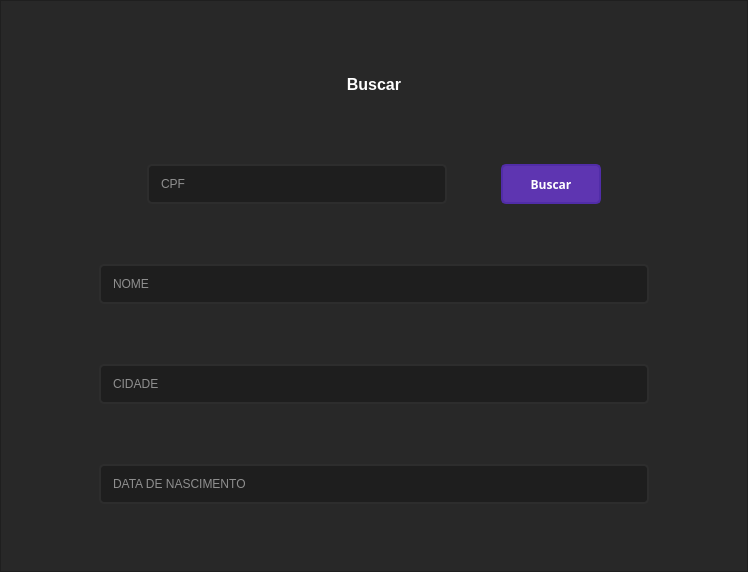
<?xml version="1.0" encoding="UTF-8"?>
<ui version="4.0">
 <class>SearchWindow</class>
 <widget class="QMainWindow" name="SearchWindow">
  <property name="geometry">
   <rect>
    <x>0</x>
    <y>0</y>
    <width>748</width>
    <height>572</height>
   </rect>
  </property>
  <property name="windowTitle">
   <string>MainWindow</string>
  </property>
  <property name="styleSheet">
   <string notr="true">QFrame {
	color: rgb(40, 40, 40)
}</string>
  </property>
  <widget class="QWidget" name="centralwidget">
   <layout class="QVBoxLayout" name="verticalLayout_2">
    <property name="spacing">
     <number>0</number>
    </property>
    <property name="leftMargin">
     <number>0</number>
    </property>
    <property name="topMargin">
     <number>0</number>
    </property>
    <property name="rightMargin">
     <number>0</number>
    </property>
    <property name="bottomMargin">
     <number>0</number>
    </property>
    <item>
     <widget class="QFrame" name="frame">
      <property name="styleSheet">
       <string notr="true">background-color: rgb(40, 40, 40);</string>
      </property>
      <property name="frameShape">
       <enum>QFrame::StyledPanel</enum>
      </property>
      <property name="frameShadow">
       <enum>QFrame::Raised</enum>
      </property>
      <layout class="QGridLayout" name="gridLayout">
       <item row="8" column="0">
        <widget class="QLineEdit" name="lineEditCityOut">
         <property name="enabled">
          <bool>false</bool>
         </property>
         <property name="sizePolicy">
          <sizepolicy hsizetype="Fixed" vsizetype="Fixed">
           <horstretch>0</horstretch>
           <verstretch>0</verstretch>
          </sizepolicy>
         </property>
         <property name="minimumSize">
          <size>
           <width>550</width>
           <height>40</height>
          </size>
         </property>
         <property name="cursor">
          <cursorShape>ArrowCursor</cursorShape>
         </property>
         <property name="styleSheet">
          <string notr="true">QLineEdit {border: 2px solid rgb(45, 45, 45);border-radius: 5px;padding: 10px;background-color: rgb(30, 30, 30);color: rgb(255, 255, 255);}
QLineEdit:hover {border: 2px solid rgb(55, 55, 55);}
QLineEdit:focus {border: 2px solid rgb(53, 97, 255);}</string>
         </property>
         <property name="maxLength">
          <number>60</number>
         </property>
         <property name="placeholderText">
          <string>CIDADE</string>
         </property>
        </widget>
       </item>
       <item row="9" column="0">
        <widget class="QLineEdit" name="lineEditDateOut">
         <property name="enabled">
          <bool>false</bool>
         </property>
         <property name="sizePolicy">
          <sizepolicy hsizetype="Fixed" vsizetype="Fixed">
           <horstretch>0</horstretch>
           <verstretch>0</verstretch>
          </sizepolicy>
         </property>
         <property name="minimumSize">
          <size>
           <width>550</width>
           <height>40</height>
          </size>
         </property>
         <property name="cursor">
          <cursorShape>ArrowCursor</cursorShape>
         </property>
         <property name="styleSheet">
          <string notr="true">QLineEdit {border: 2px solid rgb(45, 45, 45);border-radius: 5px;padding: 10px;background-color: rgb(30, 30, 30);color: rgb(255, 255, 255);}
QLineEdit:hover {border: 2px solid rgb(55, 55, 55);}
QLineEdit:focus {border: 2px solid rgb(53, 97, 255);}</string>
         </property>
         <property name="maxLength">
          <number>60</number>
         </property>
         <property name="placeholderText">
          <string>DATA DE NASCIMENTO</string>
         </property>
        </widget>
       </item>
       <item row="3" column="0">
        <layout class="QHBoxLayout" name="horizontalLayout">
         <item>
          <widget class="QLineEdit" name="lineEditCpfSearch">
           <property name="sizePolicy">
            <sizepolicy hsizetype="Fixed" vsizetype="Fixed">
             <horstretch>0</horstretch>
             <verstretch>0</verstretch>
            </sizepolicy>
           </property>
           <property name="minimumSize">
            <size>
             <width>300</width>
             <height>40</height>
            </size>
           </property>
           <property name="styleSheet">
            <string notr="true">QLineEdit {border: 2px solid rgb(45, 45, 45);border-radius: 5px;padding: 10px;background-color: rgb(30, 30, 30);color: rgb(255, 255, 255);}
QLineEdit:hover {border: 2px solid rgb(55, 55, 55);}
QLineEdit:focus {border: 2px solid  rgb(94, 53, 177)}</string>
           </property>
           <property name="maxLength">
            <number>60</number>
           </property>
           <property name="placeholderText">
            <string>CPF</string>
           </property>
          </widget>
         </item>
         <item>
          <widget class="QPushButton" name="pushButtonSearch">
           <property name="minimumSize">
            <size>
             <width>100</width>
             <height>30</height>
            </size>
           </property>
           <property name="maximumSize">
            <size>
             <width>100</width>
             <height>40</height>
            </size>
           </property>
           <property name="font">
            <font>
             <family>Unispace</family>
             <weight>75</weight>
             <bold>true</bold>
            </font>
           </property>
           <property name="styleSheet">
            <string notr="true">QPushButton {background-color: rgb(94, 53, 177);border: 2px solid rgb(81, 45, 168);border-radius: 5px;color: rgb(255, 255, 255);}
QPushButton:hover {background-color: rgb(60, 60, 60);border: 2px solid rgb(70,70,70);}
QPushButton:pressed {background-color: rgb(40, 40, 40);border: 2px solid rgb(81, 45, 168);color: rgb(255, 255, 255);}</string>
           </property>
           <property name="text">
            <string>Buscar</string>
           </property>
          </widget>
         </item>
        </layout>
       </item>
       <item row="2" column="0">
        <widget class="QLabel" name="labelBuscar">
         <property name="enabled">
          <bool>true</bool>
         </property>
         <property name="minimumSize">
          <size>
           <width>0</width>
           <height>40</height>
          </size>
         </property>
         <property name="maximumSize">
          <size>
           <width>16777215</width>
           <height>40</height>
          </size>
         </property>
         <property name="font">
          <font>
           <pointsize>12</pointsize>
           <weight>75</weight>
           <bold>true</bold>
          </font>
         </property>
         <property name="styleSheet">
          <string notr="true">QLabel {color: rgb(255, 255, 255);}</string>
         </property>
         <property name="text">
          <string>Buscar</string>
         </property>
         <property name="alignment">
          <set>Qt::AlignCenter</set>
         </property>
        </widget>
       </item>
       <item row="7" column="0">
        <widget class="QLineEdit" name="lineEditNameOut">
         <property name="enabled">
          <bool>false</bool>
         </property>
         <property name="sizePolicy">
          <sizepolicy hsizetype="Fixed" vsizetype="Fixed">
           <horstretch>0</horstretch>
           <verstretch>0</verstretch>
          </sizepolicy>
         </property>
         <property name="minimumSize">
          <size>
           <width>550</width>
           <height>40</height>
          </size>
         </property>
         <property name="cursor">
          <cursorShape>ArrowCursor</cursorShape>
         </property>
         <property name="styleSheet">
          <string notr="true">QLineEdit {border: 2px solid rgb(45, 45, 45);border-radius: 5px;padding: 10px;background-color: rgb(30, 30, 30);color: rgb(255, 255, 255);}
QLineEdit:hover {border: 2px solid rgb(55, 55, 55);}
QLineEdit:focus {border: 2px solid rgb(53, 97, 255);}</string>
         </property>
         <property name="maxLength">
          <number>60</number>
         </property>
         <property name="alignment">
          <set>Qt::AlignLeading|Qt::AlignLeft|Qt::AlignVCenter</set>
         </property>
         <property name="placeholderText">
          <string>NOME</string>
         </property>
        </widget>
       </item>
      </layout>
     </widget>
    </item>
   </layout>
  </widget>
 </widget>
 <resources/>
 <connections/>
</ui>
